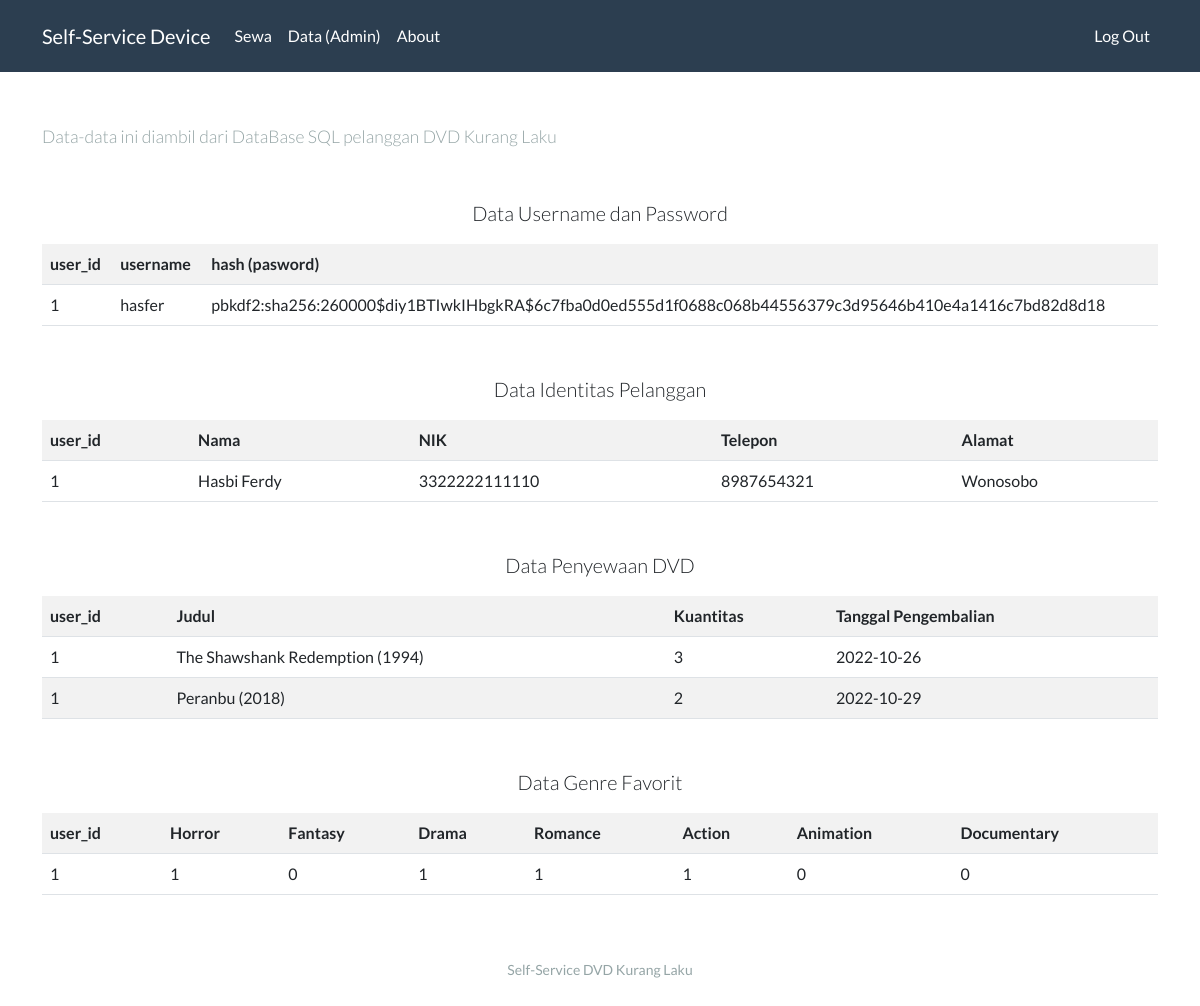
Screenshot of /data (signed in) with the database file from the repository.
### tables this page shows
CREATE TABLE users (
                    id INTEGER,
                    username TEXT NOT NULL,
                    hash TEXT NOT NULL,
                    PRIMARY KEY(id)
                    );

CREATE TABLE pelanggan (
                pelanggan_id INTEGER,
                user_id      INTEGER,
                nama         TEXT,
                nik          NUMBER,
                telepon      NUMBER,
                alamat       NUMBER,
                PRIMARY KEY(pelanggan_id),
                FOREIGN KEY(user_id) REFERENCES users(id)
                );

CREATE TABLE sewa (
                sewa_id              INTEGER,
                user_id              INTEGER,
                judul                TEXT,
                kuantitas            NUMBER,
                tanggal_pengembalian TEXT,
                PRIMARY KEY(sewa_id),
                FOREIGN KEY(user_id) REFERENCES users(id)
                );

CREATE TABLE genre (
                genre_id        INTEGER,
                user_id         INTEGER,
                Horror          INTEGER,
                Fantasy         INTEGER,
                Drama           INTEGER,
                Romance         INTEGER,
                Action          INTEGER,
                Animation       INTEGER,
                Documentary     INTEGER,
                PRIMARY KEY(genre_id),
                FOREIGN KEY(user_id) REFERENCES users(id)
                );

### app.py (the view)
@app.route("/data", methods=["GET"])
@login_required
def data():
    con, cur = connect_db()
    users = cur.execute("SELECT * FROM users").fetchall()
    pelanggan = cur.execute("SELECT * FROM pelanggan").fetchall()
    sewa = cur.execute("SELECT * FROM sewa").fetchall()
    genre = cur.execute("SELECT * FROM genre").fetchall()
    return render_template("data.html", users=users, pelanggan=pelanggan, sewa=sewa, genre=genre)

### helpers.py (called while the page is built)
def login_required(f):
    @wraps(f)
    def decorated_function(*args, **kwargs):
        if session.get("user_id") is None:
            return redirect("/login")
        return f(*args, **kwargs)
    return decorated_function

def connect_db(db="dvdkuranglaku.db"):
    con = sqlite3.connect(db)
    cur = con.cursor()
    return con, cur

### templates/data.html (shortened to what this page needs)
{% extends "layout.html" %}
{% block main %}
<p class="lead text-muted"><small>Data-data ini diambil dari DataBase SQL pelanggan DVD Kurang Laku</small></p>
<p class="mt-5 lead text-center">Data Username dan Password</p>
<table class="table table-striped">
    <tr>
        <th>user_id</th>
        <th>username</th>
        <th>hash (pasword)</th>
    </tr>
    {% for i in users %}
    <tr>
        <td>{{ i[0] }}</td>
        <td>{{ i[1] }}</td>
        <td>{{ i[2] }}</td>
    </tr>
    {% endfor %}
</table>
<p class="mt-5 lead text-center">Data Identitas Pelanggan</p>
<table class="table table-striped">
    <tr>
        <th>user_id</th>
        <th>Nama</th>
        <th>NIK</th>
        <th>Telepon</th>
        <th>Alamat</th>
    </tr>
    {% for i in pelanggan %}
    <tr>
        <td>{{ i[1] }}</td>
        <td>{{ i[2] }}</td>
        <td>{{ i[3] }}</td>
        <td>{{ i[4] }}</td>
        <td>{{ i[5] }}</td>
    </tr>
    {% endfor %}
</table>
<p class="mt-5 lead text-center">Data Penyewaan DVD</p>
<table class="table table-striped">
    <tr>
        <th>user_id</th>
        <th>Judul</th>
        <th>Kuantitas</th>
        <th>Tanggal Pengembalian</th>
    </tr>
    {% for i in sewa %}
    <tr>
        <td>{{ i[1] }}</td>
        <td>{{ i[2] }}</td>
        <td>{{ i[3] }}</td>
        <td>{{ i[4] }}</td>
    </tr>
    {% endfor %}
</table>
<p class="mt-5 lead text-center">Data Genre Favorit</p>
<table class="table table-striped">
    <tr>
        <th>user_id</th>
        <th>Horror</th>
        <th>Fantasy</th>
        <th>Drama</th>
        <th>Romance</th>
        <th>Action</th>
        <th>Animation</th>
        <th>Documentary</th>
    </tr>
    {% for i in genre %}
    <tr>
        <td>{{ i[1] }}</td>
        <td>{{ i[2] }}</td>
        <td>{{ i[3] }}</td>
        <td>{{ i[4] }}</td>
        <td>{{ i[5] }}</td>
        <td>{{ i[6] }}</td>
        <td>{{ i[7] }}</td>
        <td>{{ i[8] }}</td>
    </tr>
    {% endfor %}
</table>
{% endblock %}

### templates/layout.html (shortened to what this page needs)
<!DOCTYPE html>
<html lang="en">
<head>
    <link rel="stylesheet" href="/static/light.css">
</head>
<body>
    <nav class="navbar navbar-expand-lg navbar-dark bg-primary">
        <div class="container">
            <a class="navbar-brand" href="/">Self-Service Device</a>
            <div class="collapse navbar-collapse" id="navbarColor01">
                {% if session["user_id"] %}
                <ul class="navbar-nav me-auto">
                    <li class="nav-item"><a class="nav-link" href="/sewa">Sewa</a></li>
                    <li class="nav-item"><a class="nav-link" href="/data">Data (Admin)</a></li>
                    <li class="nav-item"><a class="nav-link" href="https://github.com/hasferrr/ads-website/" target="_blank" rel="noopener noreferrer">About</a></li>
                </ul>
                <ul class="navbar-nav ms-auto">
                    <li class="nav-item"><a class="nav-link" href="/logout">Log Out</a></li>
                </ul>
                {% endif %}
            </div>
        </div>
    </nav>
    <main class="container py-5">
        {% block main %}{% endblock %}
    </main>
    <footer class="mb-5 small text-center text-muted">
        Self-Service DVD Kurang Laku
    </footer>
</body>
</html>

### rows the page displays
users: id "1", username "hasfer", hash "pbkdf2:sha256:260000$diy1BTIwkIHbgkRA$6c7fba0d0ed555d1f0688c068b44556379c3d95646b410e4a1416c7bd82d8d18"
pelanggan: user "1", nama "Hasbi Ferdy", nik "3322222111110", telepon "8987654321", alamat "Wonosobo"
sewa: user "1", judul "The Shawshank Redemption (1994)", kuantitas "3", tanggal_pengembalian "2022-10-26"
sewa: user "1", judul "Peranbu (2018)", kuantitas "2", tanggal_pengembalian "2022-10-29"
genre: user "1", Horror "1", Fantasy "0", Drama "1", Romance "1", Action "1", Animation "0", Documentary "0"
